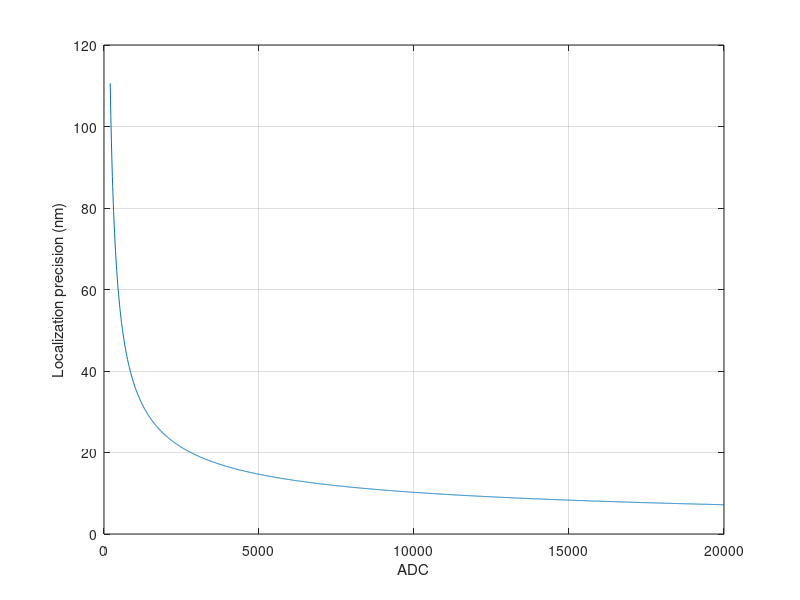

Reproduce this figure in MATLAB. (Note: this script raises an error after producing the figure.)
%%%%%%%%%%%%%%%%%%%%%%%%%%%%%%%%%%%%%%%%%%%%%%%%%%%%%%%%%%%%%%%%%%%%%%%%%%%
% This code analyses the localization files obtained from rapidSTORM to
% estimate the localization precision and resolution
% Dr Romain Laine, rfl30@cam.ac.uk, Laser Analytics Group 2015-11-10
%
% - Choose appropriate camera settings
% - Load localization files
% - Threshold the ones below Min_ADC
% - COmpute the localization precision histogram and statistics
% - The resolution is estimated as the FWHM of the localization
% distribution (e.g. 2*sqrt(2*log(2))*<Loc. precision>)
%%%%%%%%%%%%%%%%%%%%%%%%%%%%%%%%%%%%%%%%%%%%%%%%%%%%%%%%%%%%%%%%%%%%%%%%%%%

close all
clear all
clc
disp('ADC to localization precision 8.0');

n_file = 7; % Number of files
DefaultPath = 'C:\Users\rfl30\DATA raw\';

AnalyseTracks = 0; % set to 1 if you want to check how long are the emission in frames

% Camera settings;
CamSettings = 5;

if CamSettings == 1 % Settings for the old camera
    Min_ADC = 0; % ADC (as usually set on rapidSTORM)
    PixelSize = 158.4;        % nm
    Lambda = 676;             % nm
    NA = 1.03;
    Bg_noise = 25;            % ADC
    Excess_noise = sqrt(2);   % EMCCD excess noise
    Conversion_factor = 1.76; % ADC/photon
    
elseif CamSettings == 2 % Red channel
    Min_ADC = 850; % ADC (as usually set on rapidSTORM)
    PixelSize = 157.2;        % nm
    Lambda = 676;             % nm
    NA = 1.03;
    Bg_noise = 25;            % ADC
    Excess_noise = sqrt(2);   % EMCCD excess noise
    Conversion_factor = 3.15; % ADC/photon
    
elseif CamSettings == 3 % Green channel
    Min_ADC = 1000; % ADC (as usually set on rapidSTORM)
    PixelSize = 157.2;        % nm
    Lambda = 607;             % nm
    NA = 1.0;
    Bg_noise = 35;            % ADC
    Excess_noise = sqrt(2);   % EMCCD excess noise
    Conversion_factor = 3.15; % ADC/photon
    
elseif CamSettings == 4 % Blue channel STORMv2
    Min_ADC = 6700; % ADC (as usually set on rapidSTORM)
    PixelSize = 118;        % nm
    Lambda = 520;             % nm
    NA = 0.7;
    Bg_noise = 150;            % ADC on high noise camera acquisition from SMTI
    Excess_noise = sqrt(2);   % EMCCD excess noise
    Conversion_factor = 13.6; % ADC/photon
    
elseif CamSettings == 5 % Blue channel STORMv2
    Min_ADC = 10001; % ADC (as usually set on rapidSTORM)
    PixelSize = 117;        % nm
    Lambda = 676;             % nm
    NA = 1;
    Bg_noise = 12;            % ADC on high noise camera acquisition from SMTI
    Excess_noise = sqrt(2);   % EMCCD excess noise
    Conversion_factor = 12.3; % ADC/photon
    
end

disp('----------------');
disp(['Camera settings: ',num2str(CamSettings)]);
disp(['Min ADC: ',num2str(mean(Min_ADC)),' ADC']);
disp(['Background noise: ',num2str(Bg_noise),' ADC']);
disp(['Conversion factor: ',num2str(Conversion_factor),' ADC/photon']);

% calculate the PSF sigma
PSF_sigma = 0.22*Lambda/NA; % assuming Gaussian description of the PSF
Sigma_T = sqrt(PSF_sigma^2 + PixelSize^2/12);
PSF_FWHM = 2*sqrt(2*log(2))*PSF_sigma;
disp(['PSF FWHM: ',num2str(PSF_FWHM), ' nm' ]);

% Compute the Localization precision using Mortensen formulae
LocPrec = @(x) Excess_noise*sqrt(Sigma_T^2*Conversion_factor./x.*(16/9 + 8*pi()*Sigma_T^2*(Bg_noise/Conversion_factor)^2*Conversion_factor./(x*PixelSize^2)));
ADC = 200:10:20000;

figure('color','white','name','Localization precision vs. ADC');
plot(ADC,LocPrec(ADC));
xlabel 'ADC'
ylabel 'Localization precision (nm)'
grid on


%% Load the localization file

if AnalyseTracks == 1
    ParticleInfo = zeros(0,5);
else
    ParticleInfo = zeros(0,4);
end


for i = 1:n_file
    [FileName,FolderName] = uigetfile('*.txt','Select a localization file',DefaultPath);
    disp(['Loading ',FolderName,FileName]);
    DefaultPath = FolderName; % Set the default path to the current folder
    
    LocFile = Read_LocFile( [FolderName, FileName], AnalyseTracks);
    
    
    disp(['Number of localizations: ', num2str(size(LocFile,1))]);
    ParticleInfo = cat(1,ParticleInfo, LocFile );
end

% Remove ADC below the Min ADC
disp('----------------');
ADCs = ParticleInfo(:,4);
Total_number_loc = length(ADCs);
disp(['Total number of localizations for analysis: ', num2str(Total_number_loc)]);
disp(['Removing localization below ', num2str(Min_ADC), ' ADC...']);
ParticleInfo(ADCs <= Min_ADC,:) = [];
ADCs = ParticleInfo(:,4);

Number_loc = length(ADCs);
disp(['Fraction of localization left: ', num2str(Number_loc), ' (', num2str(100*Number_loc/Total_number_loc,'%.1f'), ' %)']);

% Compute the localization precisions from these ADCs
LocPrecision = LocPrec(ADCs);

% Round the precisions to the nearest 0.5 nm
round5LocPrecision = 5*round(round(10*LocPrecision)/5)/10;

% Display results
disp('----------------');
disp(['Number of localizations: ',num2str(length(ADCs))]);
disp('----------------');
disp('Localization precision statistics (Mortensen formulae):')
disp(['Mean: ',num2str(mean(LocPrecision),'%.1f'),' nm']);
disp(['Mode: ',num2str(mode(round5LocPrecision)),' nm']);
disp(['Median: ',num2str(median(round5LocPrecision)),' nm']);
disp(['STD: ',num2str(std(LocPrecision),'%.1f'),' nm']);
disp('----------------');
FWHM_loc_precision = 2*sqrt(2*log(2))*mean(LocPrecision);
disp(['Resolution: ',num2str(FWHM_loc_precision,'%.1f'),' nm (as calculated as FWHM of localization)' ]);

%%

figure('name','Localization precision histogram','Units','normalized', 'Position', [0.15 0.15 0.8 0.5],'color','white');
subplot(1,2,1)
ADCs_hist = 0:100:(max(ADCs)+100);
histogram(ADCs, ADCs_hist);
xlabel 'Counts (ADC)'
ylabel 'Occurences'

subplot(1,2,2)
LocPrecision_hist = 0:0.5:ceil(max(LocPrecision));
histogram(LocPrecision, LocPrecision_hist);
xlabel 'Localization precision (nm)'
ylabel 'Occurences'
xlim([0, ceil(max(LocPrecision))])
title(['Mean: ',num2str(mean(LocPrecision),'%.1f'),' nm - Mode: ',num2str(mode(round5LocPrecision)),' nm - Median: ',num2str(median(round5LocPrecision)),' nm'...
    , ' - STD: ',num2str(std(LocPrecision),'%.1f'),' nm']);

if AnalyseTracks == 1
    Durations = ParticleInfo(:,5);
    figure('name','Emission durations','Units','normalized', 'Position', [0.1 0.1 0.8 0.5],'color','white');
    subplot(1,2,1)
    histogram(Durations);
    xlabel 'Duration (Frames)'
    ylabel 'Occurences'
    title(['Mean: ',num2str(mean(Durations),'%.1f'),' frames - Mode: ',num2str(mode(Durations)),' frames - Median: ',num2str(median(Durations)),' frames'...
        , ' - STD: ',num2str(std(Durations),'%.1f'),' frames']);
    
    subplot(1,2,2)
    plot(ADCs, Durations, '+');
    xlabel 'ADCs'
    ylabel 'Durations (frame)'
    grid on
    
end



